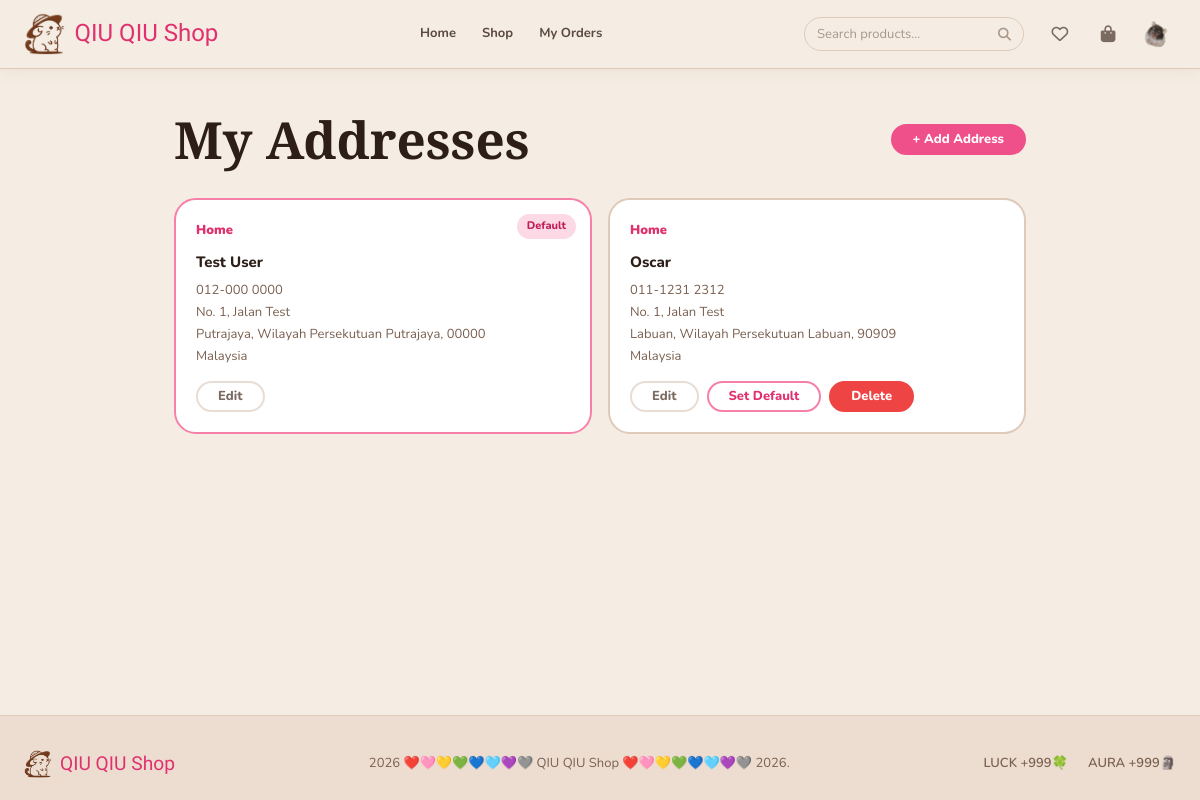
/store/addresses.php (signed in), run on the app's committed database.
### tables this page shows
CREATE TABLE `addresses` (
  `id` int(11) NOT NULL,
  `user_id` int(11) NOT NULL,
  `label` varchar(50) DEFAULT 'Home',
  `recipient_name` varchar(100) NOT NULL,
  `phone` varchar(20) NOT NULL,
  `address_line` text NOT NULL,
  `city` varchar(50) NOT NULL,
  `state` varchar(50) DEFAULT NULL,
  `postcode` varchar(10) NOT NULL,
  `country` varchar(50) DEFAULT 'Malaysia',
  `is_default` tinyint(1) DEFAULT 0
);

### function/store_fn.php (called while the page is built, shortened)
<?php
require_once ROOT . '/system/system.php';
function getUserAddresses(int $userId): array {
    global $pdo;
    $s = $pdo->prepare("SELECT * FROM addresses WHERE user_id = :u ORDER BY is_default DESC, id DESC");
    $s->execute([':u' => $userId]);
    return $s->fetchAll();
}
function formatMyPhone(string $phone): string {
    $clean = preg_replace('/[^\d]/', '', $phone);
    if (substr($clean, 0, 2) === '60') {
        $clean = '0' . substr($clean, 2);
    }
    $len = strlen($clean);
    if (substr($clean, 0, 3) === '011' && $len === 11) {
        return substr($clean, 0, 3) . '-' . substr($clean, 3, 4) . ' ' . substr($clean, 7);
    }
    if (substr($clean, 0, 2) === '01' && $len === 10) {
        return substr($clean, 0, 3) . '-' . substr($clean, 3, 3) . ' ' . substr($clean, 6);
    }
    return $phone;
}

### function/user_fn.php (called while the page is built, shortened)
<?php
function e(string $s): string {
    return htmlspecialchars($s, ENT_QUOTES, 'UTF-8');
}

### store/addresses.php (the view, shortened to what this page needs)
<?php
require_once ROOT . '/function/user_fn.php';
require_once ROOT . '/function/store_fn.php';
$userId   = $_SESSION['user_id'];
$editAddr = null;
$addresses = getUserAddresses($userId);
require ROOT . '/system/header.php';
?>
<main class="addresses-wrap">
  <div class="container" style="max-width:900px">
    <div style="display:flex;justify-content:space-between;align-items:center;margin-bottom:28px">
      <h1>My Addresses</h1>
      <?php if (!$editAddr): ?>
      <a href="/store/addresses.php?add=1" class="btn btn-primary btn-sm">+ Add Address</a>
      <?php endif; ?>
    </div>
    <?php if (empty($addresses) && !$editAddr && empty($_GET['add'])): ?>
    <div style="text-align:center;padding:60px 0;color:var(--text-muted)">
      <p style="font-size:3rem;margin-bottom:16px">📍</p>
      <p style="font-weight:700">No addresses saved yet.</p>
    </div>
    <?php else: ?>
    <div class="address-grid">
      <?php foreach ($addresses as $addr): ?>
      <div class="address-card <?= $addr['is_default'] ? 'is-default' : '' ?>">
        <?php if ($addr['is_default']): ?>
        <span class="tag tag-pink" style="position:absolute;top:14px;right:14px">Default</span>
        <?php endif; ?>
        <div class="address-card-label"><?= e($addr['label']) ?></div>
        <div class="address-card-name"><?= e($addr['recipient_name']) ?></div>
        <div class="address-card-text">
          <?= e(formatMyPhone($addr['phone'])) ?><br>
          <?= e($addr['address_line']) ?><br>
          <?= e($addr['city']) ?><?= $addr['state'] ? ', ' . e($addr['state']) : '' ?>,
          <?= e($addr['postcode']) ?><br>
          <?= e($addr['country']) ?>
        </div>
        <div class="address-card-actions">
          <a href="/store/addresses.php?edit=<?= $addr['id'] ?>" class="btn btn-ghost btn-sm">Edit</a>
          <?php if (!$addr['is_default']): ?>
          <form method="POST">
            <button type="submit" class="btn btn-outline btn-sm">Set Default</button>
          </form>
          <form method="POST">
            <button type="submit" class="btn btn-danger btn-sm"
                    onclick="return confirm('Delete this address?')">Delete</button>
          </form>
          <?php endif; ?>
        </div>
      </div>
      <?php endforeach; ?>
    </div>
    <?php endif; ?>
  </div>
</main>
<?php
require ROOT . '/system/footer.php'; ?>

### css/index.css (style rules this page uses)
:root { --cream: #f5ede3; --cream-dark: #edddd0; --cream-border:#dfc9b8; --pink-50: #fef1f5; --pink-100: #fdd9e6; --pink-200: #fbb3cc; --pink-300: #f780a8; --pink-400: #f0508a; --pink-500: #e0306e; --pink-600: #c01f57; --lav-light: #f5f0ff; --lav-mid: #d8b4fe; --lav-dark: #7c3aed; --mint: #f0fdf4; --mint-mid: #bbf7d0; --mint-dark: #16a34a; --white: #ffffff; --gray-100: #f5f0eb; --gray-200: #e8ddd5; --gray-300: #d4c5b8; --gray-400: #a8978a; --gray-500: #7a6a60; --gray-600: #5a4a40; --gray-800: #2d1f18; --bg: #f0e4d7; --surface: var(--white); --border: var(--cream-border); --text: #2d1f18; --text-muted: #7a6050; --shadow-sm: 0 2px 12px rgba(180,100,80,.08); --shadow-md: 0 6px 28px rgba(180,100,80,.13); --shadow-lg: 0 16px 56px rgba(180,100,80,.18); --r-sm: 8px; --r-md: 14px; --r-lg: 22px; --r-xl: 32px; --r-pill: 999px; --font-body: 'Nunito', sans-serif; --font-display: 'Playfair Display', serif; --font-cute: 'Bubblegum Sans', cursive; }
*, *::before, *::after { box-sizing: border-box; margin: 0; padding: 0; }
html { scroll-behavior: smooth; }
body { font-family: var(--font-body); font-size: 15px; line-height: 1.65; color: var(--text); background: var(--cream); min-height: 100vh; display: flex; flex-direction: column; }
a { color: var(--pink-500); text-decoration: none; }
main { flex: 1; }
h1, h2, h3 { font-family: var(--font-display); line-height: 1.2; color: var(--text); }
h1 { font-size: clamp(2rem, 5vw, 3.2rem); }
.container { max-width: 1200px; margin: 0 auto; padding: 0 24px; }
.btn { display: inline-flex; align-items: center; justify-content: center; gap: 8px; padding: 11px 28px; border-radius: var(--r-pill); font-family: var(--font-body); font-size: 15px; font-weight: 800; cursor: pointer; border: 2px solid transparent; text-decoration: none; white-space: nowrap; transition: all .22s; line-height: 1; }
.btn-primary { background: var(--pink-400); color: white; border-color: var(--pink-400); }
.btn-outline { background: transparent; color: var(--pink-500); border-color: var(--pink-300); }
.btn-ghost { background: transparent; color: var(--gray-500); border-color: var(--gray-200); }
.btn-danger { background: #ef4444; color: white; border-color: #ef4444; }
.btn-sm { padding: 7px 20px; font-size: 13px; }
.tag { display: inline-flex; align-items: center; padding: 3px 10px; border-radius: var(--r-pill); font-size: 11px; font-weight: 800; }
.tag-pink { background: var(--pink-100); color: var(--pink-600); }

### css/store.css (style rules this page uses)
.addresses-wrap { padding: 40px 0 80px; }
.address-grid { display: grid; grid-template-columns: repeat(auto-fill, minmax(280px, 1fr)); gap: 16px; }
.address-card { background: var(--white); border: 2px solid var(--cream-border); border-radius: var(--r-lg); padding: 20px; position: relative; transition: border-color .18s; }
.address-card.is-default { border-color: var(--pink-300); }
.address-card-label { font-weight: 900; font-size: 13px; color: var(--pink-500); margin-bottom: 8px; }
.address-card-name { font-weight: 800; font-size: 15px; margin-bottom: 4px; }
.address-card-text { font-size: 13px; color: var(--text-muted); line-height: 1.7; }
.address-card-actions { display: flex; gap: 8px; margin-top: 14px; }

### data on the page
addresses: is_default "Default", label "Home", recipient_name "Test User", phone "012-000 0000", address_line "No. 1, Jalan Test", city "Putrajaya", state "Wilayah Persekutuan Putrajaya", postcode "00000", country "Malaysia"
addresses: label "Home", recipient_name "Oscar", phone "011-1231 2312", address_line "No. 1, Jalan Test", city "Labuan", state "Wilayah Persekutuan Labuan", postcode "90909", country "Malaysia"
